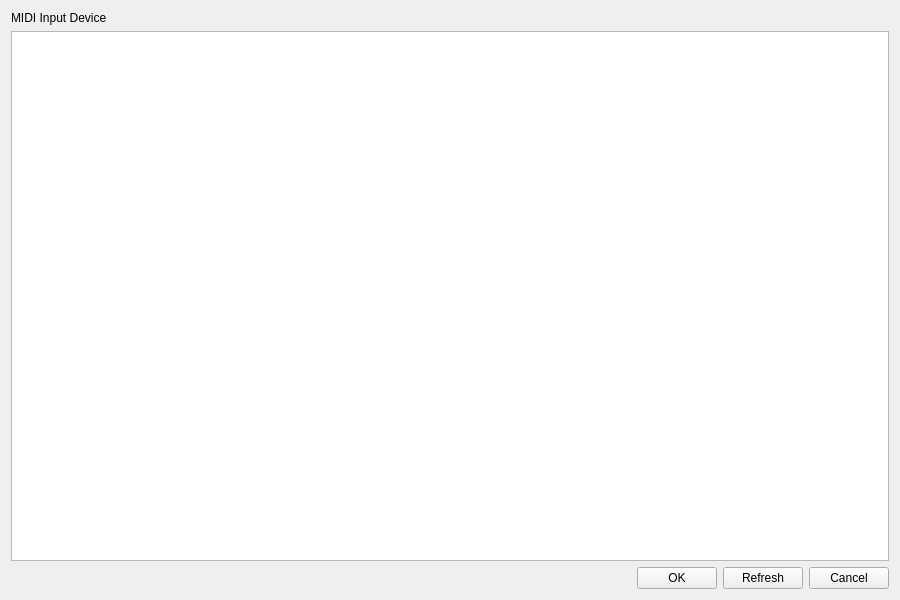
<?xml version="1.0" encoding="UTF-8"?>
<ui version="4.0">
 <class>Form</class>
 <widget class="QWidget" name="Form">
  <property name="geometry">
   <rect>
    <x>0</x>
    <y>0</y>
    <width>900</width>
    <height>600</height>
   </rect>
  </property>
  <property name="minimumSize">
   <size>
    <width>900</width>
    <height>600</height>
   </size>
  </property>
  <property name="maximumSize">
   <size>
    <width>900</width>
    <height>600</height>
   </size>
  </property>
  <property name="windowTitle">
   <string>Form</string>
  </property>
  <layout class="QVBoxLayout" name="verticalLayout">
   <item>
    <widget class="QLabel" name="midiinputlabel">
     <property name="text">
      <string>MIDI Input Device</string>
     </property>
    </widget>
   </item>
   <item>
    <widget class="QListWidget" name="inputsList">
     <property name="alternatingRowColors">
      <bool>true</bool>
     </property>
     <property name="selectionMode">
      <enum>QAbstractItemView::NoSelection</enum>
     </property>
    </widget>
   </item>
   <item>
    <layout class="QHBoxLayout" name="horizontalLayout">
     <item>
      <spacer name="horizontalSpacer">
       <property name="orientation">
        <enum>Qt::Horizontal</enum>
       </property>
       <property name="sizeHint" stdset="0">
        <size>
         <width>40</width>
         <height>20</height>
        </size>
       </property>
      </spacer>
     </item>
     <item>
      <widget class="QPushButton" name="okButton">
       <property name="text">
        <string>OK</string>
       </property>
      </widget>
     </item>
     <item>
      <widget class="QPushButton" name="refreshButton">
       <property name="text">
        <string>Refresh</string>
       </property>
      </widget>
     </item>
     <item>
      <widget class="QPushButton" name="cancelButton">
       <property name="text">
        <string>Cancel</string>
       </property>
      </widget>
     </item>
    </layout>
   </item>
  </layout>
 </widget>
 <resources/>
 <connections/>
</ui>
